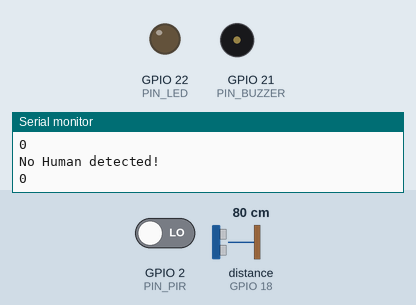
Simulated run of this sketch. Board: ESP32. On the bench: output pins drawn as LEDs (lit = HIGH), buzzer (waves = sounding, pin HIGH), the last lines printed to the serial monitor. The inputs (shaded band) are chosen by the test bench; at power-on: GPIO 2 (PIN_PIR) LOW, distance to the obstacle (sensor on GPIO 18) 80 cm. The echo pulse lasts 58.3 µs per cm; WiFi joins after 1.5 s; servers stay silent unless stated; uploads are accepted with an empty reply; pins used as bus, display or sensor lines are not drawn.

Above: at 6.0 s.
6.1 s: GPIO 2 (PIN_PIR) driven HIGH
At 7.3 s:
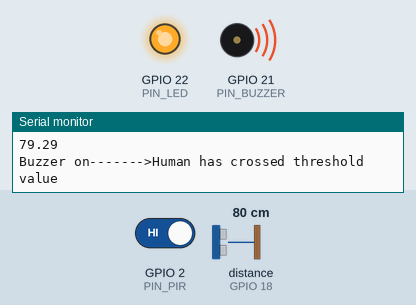
Timing chart, 0 to 9.1 s (numbered marks = the images above; inputs shaded):
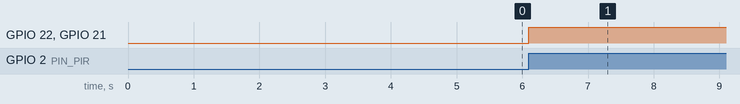

Measured:
- after the input at 6.1 s, GPIO 22 (PIN_LED), GPIO 21 (PIN_BUZZER): LOW → HIGH at once

The sketch:

eg.ino
```cpp
#include "WiFi.h"
#include "ThingSpeak.h"
#include  "HTTPClient.h"

char ssid[] = "Kk";
char pass[] = "itirk@229";
  bool checkPoint = true;
const int PIN_LED=22;
const int PIN_PIR=2;
const int PIN_TRIG=5;
const int PIN_ECHO=18;
const int PIN_BUZZER=21;
int val=0;
long duration;
float distanceCm;


//----ThingSpeak Details----//

unsigned long myChannelField = 1653488;
const int ChannelField1 = 1;
//const int ChannelField2 = 2;
const char * myWriteAPIKey = "MKON9ZIXT3UKS1UU";
#define SOUND_SPEED 0.034


WiFiClient client;

void setup() {
 Serial.begin(115200);
 pinMode(PIN_LED,OUTPUT);
 pinMode(PIN_PIR,INPUT);
 pinMode(PIN_TRIG,OUTPUT);
 pinMode(PIN_ECHO,INPUT);
 pinMode(PIN_BUZZER,OUTPUT);
 WiFi.mode(WIFI_STA);
ThingSpeak.begin(client);

}

void loop()
 {
   if(WiFi.status()!= WL_CONNECTED)
  {
    Serial.print("Attempting to Connect to SSID: ");
    Serial.println(ssid);

    while(WiFi.status()!=WL_CONNECTED)
    {
      WiFi.begin(ssid,pass);
    Serial.print(".");
    delay(5000);
    }
    Serial.println("\nConnected");
  }

   //check the human present
  val =  digitalRead(PIN_PIR);
  Serial.println(val);
  if(val==1) //if human present LED glows
  {
    digitalWrite(PIN_LED,HIGH);
    Serial.println("Human detected!\n");
   digitalWrite(PIN_TRIG, LOW);
    delay(1);
  digitalWrite(PIN_TRIG, HIGH);
  delayMicroseconds(10);
  digitalWrite(PIN_TRIG, LOW);
  duration = pulseIn(PIN_ECHO,HIGH);// Reads the echoPin, returns the sound wave travel time in microseconds
  distanceCm = duration * SOUND_SPEED/2; // Calculate the distance
    // Prints the distance in the Serial Monitor
  Serial.print("Distance (cm): \n");
  Serial.println(distanceCm);

    if(distanceCm<=100)
    {
      Serial.print("Buzzer on------->Human has crossed threshold value\n");
      digitalWrite(PIN_BUZZER,HIGH);

     }
       // Serial.println(count+1);
        ThingSpeak.writeField(myChannelField, ChannelField1,distanceCm, myWriteAPIKey);
    }

  else
  {
    Serial.println("No Human detected!\n");
    if(checkPoint)
      {
        HTTPClient http;
        Serial.println("HTTP Begin...\n");

        http.begin("https://api.thingspeak.com/apps/thinghttp/send_request?api_key=RM4NJJ0T0BZ0AOAO&message=");

        Serial.print("HTTP GET......\n");
        int httpCode =http.GET();
        if(httpCode >0)
        {
          Serial.print("HTTP GET......\n");
          String payload =http.getString();
          Serial.println(payload);
          checkPoint= false;
        }

      }
}
 }
```
